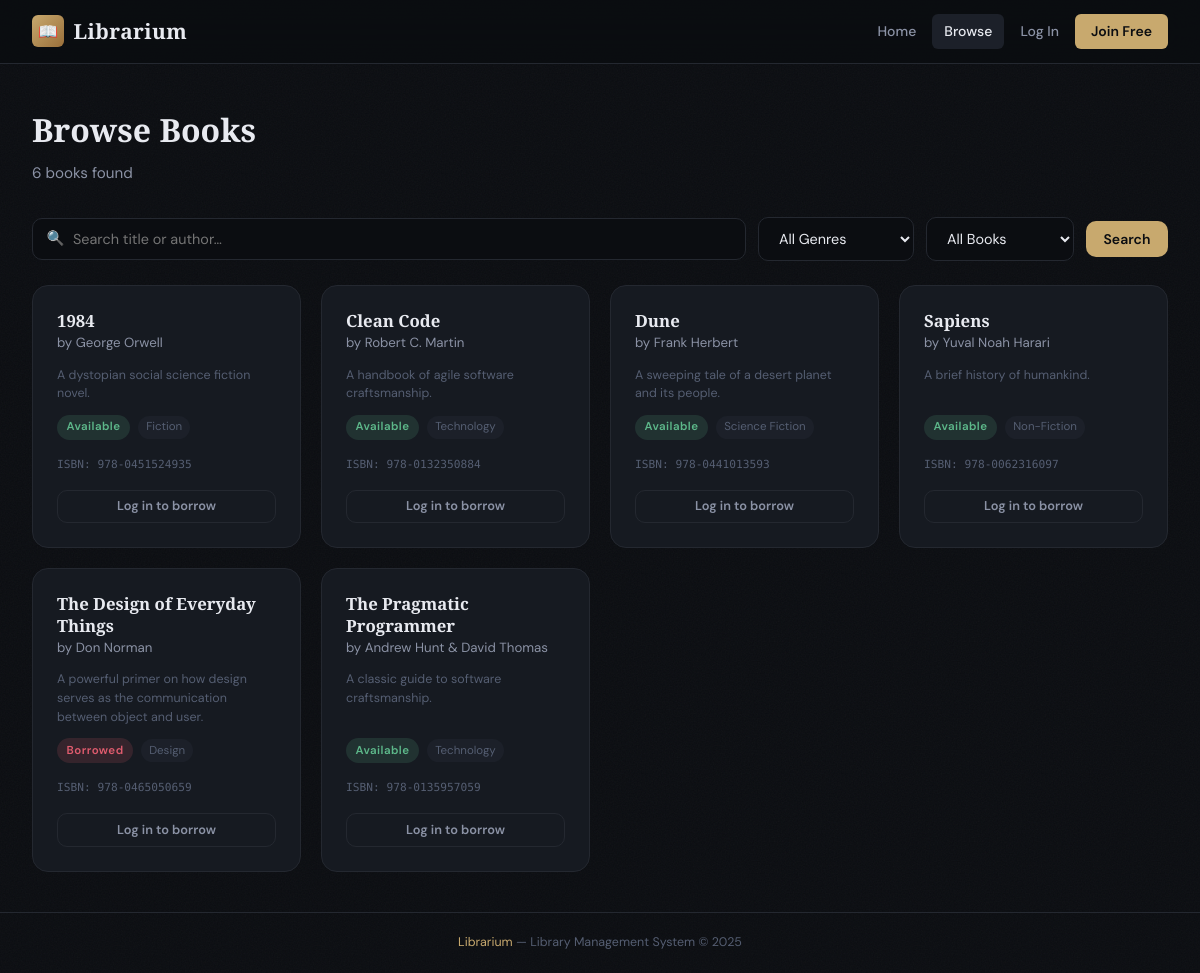
Before: /books with the older database file.
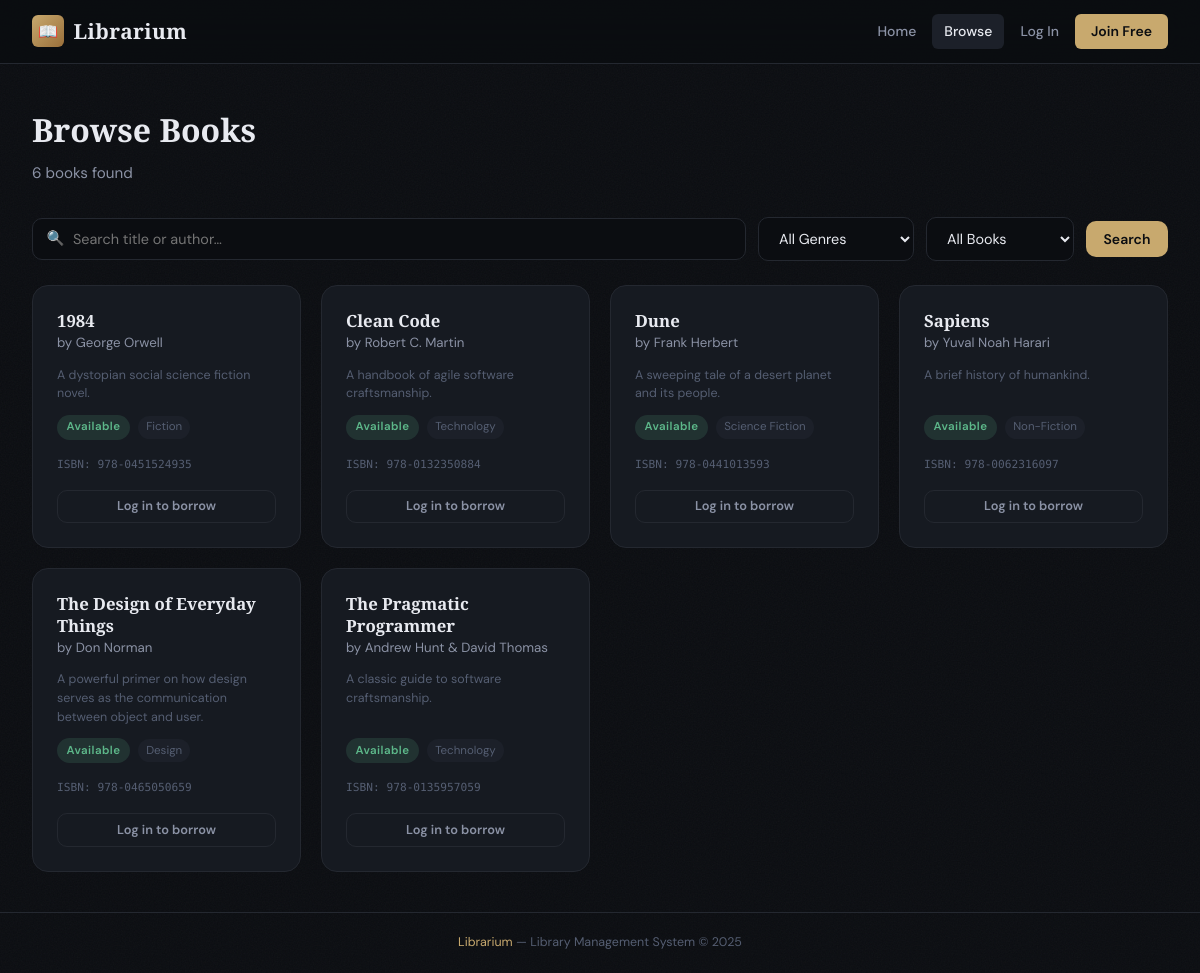
After: the same page with the newer database file.
### models.py (models this page shows, shortened)
class Book(db.Model):
    __tablename__ = "books"
    id = db.Column(db.Integer, primary_key=True)
    title = db.Column(db.String(200), nullable=False)
    author = db.Column(db.String(150), nullable=False)
    isbn = db.Column(db.String(20), unique=True, nullable=False, index=True)
    genre = db.Column(db.String(80), nullable=True)
    description = db.Column(db.Text, nullable=True)
    availability_status = db.Column(db.Boolean, default=True, nullable=False)  # True = available
    added_at = db.Column(db.DateTime, default=datetime.utcnow)
    borrowings = db.relationship("Borrowing", backref="book", lazy="dynamic")
    @property
    def is_available(self):
        return self.availability_status

### routes.py (the view)
@main.route("/books")
def books():
    search = request.args.get("q", "").strip()
    genre_filter = request.args.get("genre", "").strip()
    availability = request.args.get("availability", "all")
    query = Book.query
    if search:
        query = query.filter(
            Book.title.ilike(f"%{search}%") | Book.author.ilike(f"%{search}%")
        )
    if genre_filter:
        query = query.filter(Book.genre == genre_filter)
    if availability == "available":
        query = query.filter_by(availability_status=True)
    elif availability == "borrowed":
        query = query.filter_by(availability_status=False)
    all_books = query.order_by(Book.title).all()
    genres = db.session.query(Book.genre).filter(Book.genre.isnot(None)).distinct().all()
    genres = [g[0] for g in genres]
    return render_template("books.html", books=all_books, genres=genres,
                            search=search, genre_filter=genre_filter, availability=availability)

### routes.py (called while the page is built)
def current_user():
    if "user_id" in session:
        return User.query.get(session["user_id"])
    return None

@main.context_processor
def inject_user():
    return {"current_user": current_user()}

### templates/books.html (shortened to what this page needs)
{% extends "base.html" %}
{% block content %}
<div class="page-header flex items-center justify-between">
  <div>
    <h1>Browse Books</h1>
    <p>{{ books|length }} book{{ 's' if books|length != 1 else '' }} found</p>
  </div>
</div>
<form method="GET" action="{{ url_for('main.books') }}" class="search-bar">
  <div class="search-input-wrap">
    <span class="search-icon">🔍</span>
    <input type="text" name="q" value="{{ search }}" class="form-input" placeholder="Search title or author…">
  </div>
  <select name="genre" class="form-select" style="width:auto;min-width:140px">
    <option value="">All Genres</option>
  </select>
  <select name="availability" class="form-select" style="width:auto;min-width:140px">
    <option value="all"       {% if availability == 'all'       %}selected{% endif %}>All Books</option>
  </select>
  <button type="submit" class="btn btn-primary">Search</button>
</form>
{% if books %}
<div class="books-grid">
  {% for book in books %}
  <div class="book-card">
    <div>
      <div class="book-title">{{ book.title }}</div>
      <div class="book-author">by {{ book.author }}</div>
    </div>
    {% if book.description %}
      <p class="text-xs text-muted" style="line-height:1.5">{{ book.description[:110] }}{% if book.description|length > 110 %}…{% endif %}</p>
    {% endif %}
    <div class="book-meta">
      <span class="badge {% if book.is_available %}badge-available{% else %}badge-borrowed{% endif %}">
        {% if book.is_available %}Available{% else %}Borrowed{% endif %}
      </span>
      {% if book.genre %}<span class="book-genre">{{ book.genre }}</span>{% endif %}
    </div>
    <div class="book-isbn">ISBN: {{ book.isbn }}</div>
    <div style="display:flex;gap:.5rem;margin-top:.25rem">
      {% if current_user and not current_user.is_admin and book.is_available %}
        <form method="POST" action="{{ url_for('main.borrow_book', book_id=book.id) }}" style="flex:1">
          <button type="submit" class="btn btn-primary btn-sm w-full">Borrow</button>
        </form>
      {% elif not current_user %}
        <a href="{{ url_for('main.login') }}" class="btn btn-ghost btn-sm" style="flex:1;justify-content:center">Log in to borrow</a>
      {% elif current_user and not current_user.is_admin %}
        <button class="btn btn-ghost btn-sm" style="flex:1" disabled>Unavailable</button>
      {% endif %}
    </div>
  </div>
  {% endfor %}
</div>
{% endif %}
{% endblock %}

Changed rows visible on the page:
changed Book "The Design of Everyday Things": availability_status "Borrowed" → "Available"
